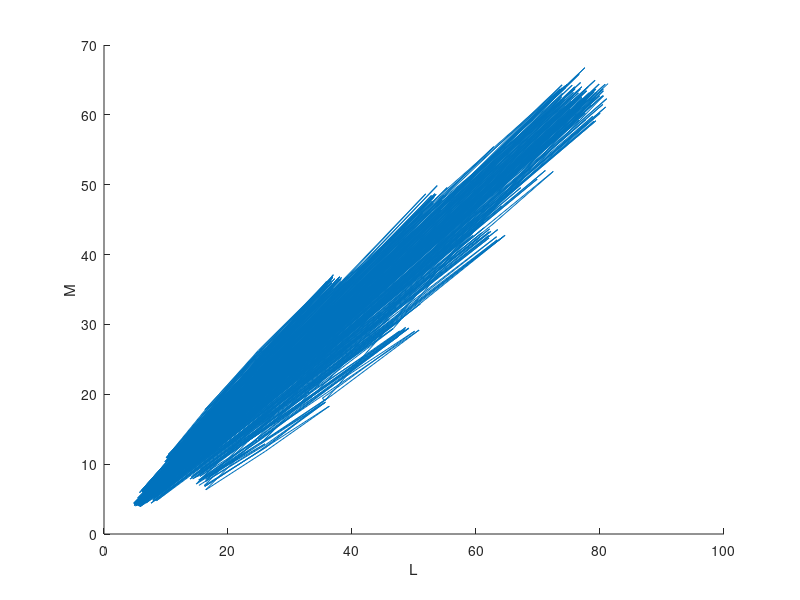
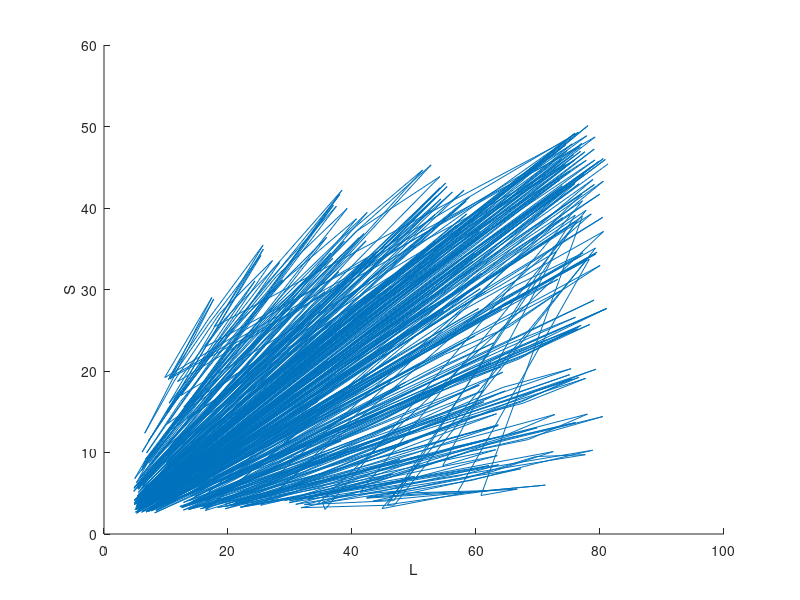
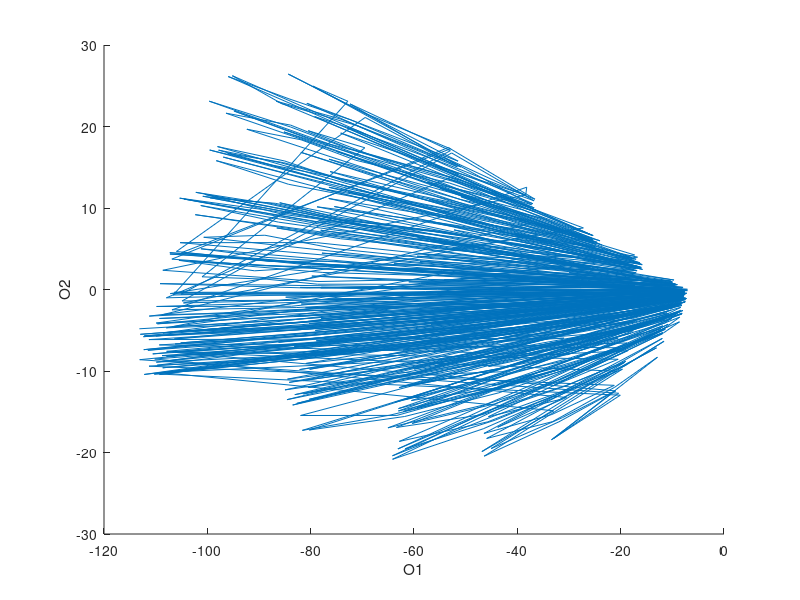
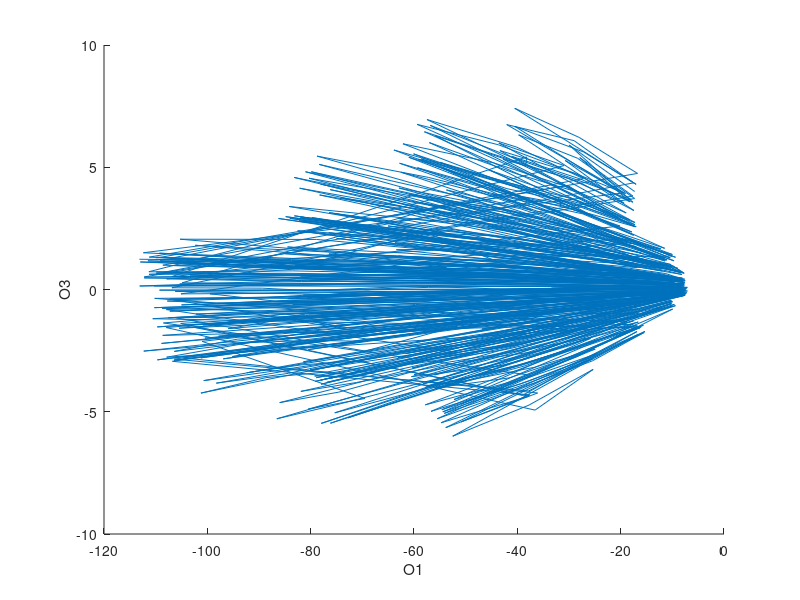

These charts were generated, in order, by the following MATLAB code:
function [ ] = Part2_Q5(  )
% Part2 Q5 a

load('munsell.mat');
load('cones.mat');

%% Part2 Q5 a
LMS = cones'* munsell;

figure('name','Part2_Q5: L Vs M');
hold all;
xlabel('L');
ylabel('M');
plot(LMS(1, :), LMS(2, :));

figure('name','Part2_Q5: L Vs S');
hold all;
xlabel('L');
ylabel('S');
plot(LMS(1, :), LMS(3, :));


%% Part2 Q5 b

LMSCovarianceMatrix = (LMS-mean(LMS(:))) * (LMS'-mean(LMS(:)))

[U,S,V] = svd(LMS);
OpponentSpace = U'*LMS;

figure('name','Part2_Q5: O1 Vs O2');
hold all;
xlabel('O1');
ylabel('O2');
plot(OpponentSpace(1, :), OpponentSpace(2, :));

figure('name','Part2_Q5: O1 Vs O3');
hold all;
xlabel('O1');
ylabel('O3');
plot(OpponentSpace(1, :), OpponentSpace(3, :));

%% Part2 Q5 c

OpponentSpaceCovarianceMatrix = ( OpponentSpace-mean(OpponentSpace(:)) ) * ( OpponentSpace'-mean(OpponentSpace(:)))



